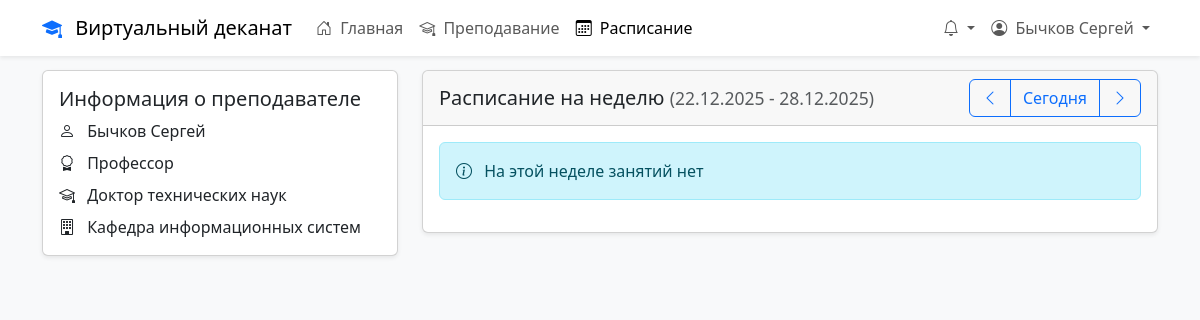
Page /teacher_schedule.php (signed in) on the committed database.
### tables this page shows
CREATE TABLE IF NOT EXISTS `users` (
  `id` int NOT NULL AUTO_INCREMENT,
  `username` varchar(50) NOT NULL,
  `password` varchar(255) NOT NULL,
  `email` varchar(100) NOT NULL,
  `first_name` varchar(50) NOT NULL,
  `last_name` varchar(50) NOT NULL,
  `created_at` timestamp NULL DEFAULT CURRENT_TIMESTAMP,
  `last_login` timestamp NULL DEFAULT NULL,
  `is_active` tinyint(1) DEFAULT '1',
  `failed_attempts` int DEFAULT '0',
  `last_failed_attempt` timestamp NULL DEFAULT NULL,
  `reset_code` varchar(32) DEFAULT NULL,
  `reset_code_expires` timestamp NULL DEFAULT NULL,
  PRIMARY KEY (`id`),
  UNIQUE KEY `username` (`username`),
  UNIQUE KEY `email` (`email`)
);

CREATE TABLE IF NOT EXISTS `teachers` (
  `id` int NOT NULL AUTO_INCREMENT,
  `user_id` int NOT NULL,
  `department` varchar(100) NOT NULL,
  `position` varchar(50) NOT NULL,
  `academic_degree` varchar(50) DEFAULT NULL,
  `employment_date` date NOT NULL,
  `created_at` timestamp NULL DEFAULT CURRENT_TIMESTAMP,
  `department_id` int DEFAULT NULL,
  PRIMARY KEY (`id`),
  KEY `user_id` (`user_id`),
  KEY `department_id` (`department_id`)
);

CREATE TABLE IF NOT EXISTS `departments` (
  `id` int NOT NULL AUTO_INCREMENT,
  `faculty_id` int NOT NULL,
  `name` varchar(255) NOT NULL,
  `short_name` varchar(50) DEFAULT NULL,
  `description` text,
  `head_user_id` int DEFAULT NULL,
  `created_at` timestamp NULL DEFAULT CURRENT_TIMESTAMP,
  `updated_at` timestamp NULL DEFAULT CURRENT_TIMESTAMP ON UPDATE CURRENT_TIMESTAMP,
  `head_id` int DEFAULT NULL,
  `code` varchar(20) NOT NULL,
  PRIMARY KEY (`id`),
  KEY `faculty_id` (`faculty_id`),
  KEY `head_user_id` (`head_user_id`),
  KEY `head_id` (`head_id`)
);

### teacher_schedule.php (the view, shortened to what this page needs)
<?php
require_once 'config/database.php';
$user_id = $_SESSION['user_id'];
$sql = "SELECT
            t.id as teacher_id,
            t.position,
            t.academic_degree,
            t.department_id,
            d.name as department_name,
            CONCAT(u.last_name, ' ', u.first_name) as teacher_name
        FROM teachers t
        JOIN users u ON t.user_id = u.id
        LEFT JOIN departments d ON t.department_id = d.id
        WHERE t.user_id = ?";
$stmt = $conn->prepare($sql);
$stmt->bind_param('i', $user_id);
$stmt->execute();
$result = $stmt->get_result();
$teacher = $result->fetch_assoc();
$current_date = isset($_GET['date']) ? $_GET['date'] : date('Y-m-d');
$week_start = date('Y-m-d', strtotime('monday this week', strtotime($current_date)));
$week_end = date('Y-m-d', strtotime('sunday this week', strtotime($current_date)));
$sql = "SELECT
            l.id,
            l.date,
            l.start_time,
            l.end_time,
            l.type,
            l.topic,
            l.room,
            c.name as course_name,
            c.code as course_code,
            g.name as group_name,
            g.year_of_study,
            (
                SELECT COUNT(DISTINCT sg.student_id)
                FROM student_groups sg
                WHERE sg.group_id = g.id AND sg.status = 'active'
            ) as students_count
        FROM lessons l
        JOIN courses c ON l.course_id = c.id
        JOIN `groups` g ON l.group_id = g.id
        WHERE l.teacher_id = ?
        AND l.date BETWEEN ? AND ?
        ORDER BY l.date, l.start_time";
$stmt = $conn->prepare($sql);
$stmt->bind_param('iss', $teacher['teacher_id'], $week_start, $week_end);
$stmt->execute();
$result = $stmt->get_result();
$lessons = $result->fetch_all(MYSQLI_ASSOC);
$prev_week = date('Y-m-d', strtotime('-1 week', strtotime($current_date)));
$next_week = date('Y-m-d', strtotime('+1 week', strtotime($current_date)));
?>
<!DOCTYPE html>
<html lang="ru">
<head>
    <link href="https://cdn.jsdelivr.net/npm/bootstrap@5.3.0/dist/css/bootstrap.min.css" rel="stylesheet">
    <link href="https://cdn.jsdelivr.net/npm/bootstrap-icons@1.7.2/font/bootstrap-icons.css" rel="stylesheet">
</head>
<body class="bg-light">
    <?php include 'includes/navbar.php'; ?>
    <div class="container my-4">
        <div class="row">
            <div class="col-md-4 mb-4">
                <div class="card shadow-sm">
                    <div class="card-body">
                        <h5 class="card-title">Информация о преподавателе</h5>
                        <ul class="list-unstyled mb-0">
                            <li class="mb-2">
                                <i class="bi bi-person me-2"></i>
                                <?php echo htmlspecialchars($teacher['teacher_name'] ?? 'Не указано'); ?>
                            </li>
                            <li class="mb-2">
                                <i class="bi bi-award me-2"></i>
                                <?php echo htmlspecialchars($teacher['position'] ?? 'Не указано'); ?>
                            </li>
                            <li class="mb-2">
                                <i class="bi bi-mortarboard me-2"></i>
                                <?php echo htmlspecialchars($teacher['academic_degree'] ?? 'Не указано'); ?>
                            </li>
                            <li>
                                <i class="bi bi-building me-2"></i>
                                <?php echo htmlspecialchars($teacher['department_name'] ?? 'Не указано'); ?>
                            </li>
                        </ul>
                    </div>
                </div>
            </div>
            <div class="col-md-8">
                <div class="card shadow-sm">
                    <div class="card-header">
                        <div class="d-flex justify-content-between align-items-center">
                            <h5 class="card-title mb-0">
                                Расписание на неделю
                                <small class="text-muted">
                                    (<?php echo date('d.m.Y', strtotime($week_start)); ?> -
                                    <?php echo date('d.m.Y', strtotime($week_end)); ?>)
                                </small>
                            </h5>
                            <div class="btn-group">
                                <a href="?date=<?php echo $prev_week; ?>" class="btn btn-outline-primary">
                                    <i class="bi bi-chevron-left"></i>
                                </a>
                                <a href="?date=<?php echo date('Y-m-d'); ?>" class="btn btn-outline-primary">
                                    Сегодня
                                </a>
                                <a href="?date=<?php echo $next_week; ?>" class="btn btn-outline-primary">
                                    <i class="bi bi-chevron-right"></i>
                                </a>
                            </div>
                        </div>
                    </div>
                    <div class="card-body">
                        <?php if (empty($lessons)): ?>
                            <div class="alert alert-info">
                                <i class="bi bi-info-circle me-2"></i>
                                На этой неделе занятий нет
                            </div>
                        <?php endif; ?>
                    </div>
                </div>
            </div>
        </div>
    </div>
</body>
</html>

### includes/navbar.php (shortened to what this page needs)
<?php
$currentUserId = $_SESSION['user_id'] ?? null;
if ($currentUserId) {
    try {
        $db = new PDO("mysql:host=" . DB_HOST . ";dbname=" . DB_NAME, DB_USER, DB_PASS);
        $db->setAttribute(PDO::ATTR_ERRMODE, PDO::ERRMODE_EXCEPTION);
        $stmt = $db->prepare("SELECT first_name, last_name FROM users WHERE id = :user_id");
        $stmt->execute(['user_id' => $currentUserId]);
        $currentUser = $stmt->fetch(PDO::FETCH_ASSOC);
    } catch (PDOException $e) {
        $currentUser = [
            'first_name' => $_SESSION['first_name'] ?? 'Пользователь',
            'last_name' => $_SESSION['last_name'] ?? ''
        ];
    }
}
?>
<nav class="navbar navbar-expand-lg navbar-light bg-white shadow-sm fixed-top">
    <div class="container">
        <a class="navbar-brand" href="dashboard.php">
            <i class="bi bi-mortarboard-fill text-primary me-2"></i>
            <?php echo APP_NAME; ?>
        </a>
        <div class="collapse navbar-collapse" id="navbarNav">
            <ul class="navbar-nav me-auto">
                <?php if ($_SESSION['role_id'] == ROLE_ADMIN): ?>
                    <li class="nav-item">
                        <a class="nav-link <?php echo basename($_SERVER['PHP_SELF']) == 'dashboard.php' ? 'active' : ''; ?>"
                           href="dashboard.php">
                            <i class="bi bi-house-door me-1"></i>
                            Главная
                        </a>
                    </li>
                    <li class="nav-item">
                        <a class="nav-link <?php echo basename($_SERVER['PHP_SELF']) == 'users.php' ? 'active' : ''; ?>"
                           href="users.php">
                            <i class="bi bi-people me-1"></i>
                            Пользователи
                        </a>
                    </li>
                    <li class="nav-item">
                        <a class="nav-link <?php echo basename($_SERVER['PHP_SELF']) == 'departments.php' ? 'active' : ''; ?>"
                           href="departments.php">
                            <i class="bi bi-building me-1"></i>
                            Кафедры
                        </a>
                    </li>
                <?php elseif ($_SESSION['role_id'] == ROLE_TEACHER): ?>
                    <li class="nav-item">
                        <a class="nav-link <?php echo basename($_SERVER['PHP_SELF']) == 'dashboard.php' ? 'active' : ''; ?>"
                           href="dashboard.php">
                            <i class="bi bi-house-door me-1"></i>
                            Главная
                        </a>
                    </li>
                    <li class="nav-item">
                        <a class="nav-link <?php echo basename($_SERVER['PHP_SELF']) == 'teacher_courses.php' ? 'active' : ''; ?>"
                           href="teacher_courses.php">
                            <i class="bi bi-mortarboard me-1"></i>
                            Преподавание
                        </a>
                    </li>
                    <li class="nav-item">
                        <a class="nav-link <?php echo basename($_SERVER['PHP_SELF']) == 'teacher_schedule.php' ? 'active' : ''; ?>"
                           href="teacher_schedule.php">
                            <i class="bi bi-calendar3 me-1"></i>
                            Расписание
                        </a>
                    </li>
                <?php endif; ?>
            </ul>
            <ul class="navbar-nav">
                <li class="nav-item dropdown">
                    <a class="nav-link dropdown-toggle position-relative" href="#" id="notificationsDropdown"
                       role="button" data-bs-toggle="dropdown">
                        <i class="bi bi-bell"></i>
                    </a>
                </li>
                <li class="nav-item dropdown">
                    <a class="nav-link dropdown-toggle" href="#" id="userDropdown" role="button" data-bs-toggle="dropdown">
                        <i class="bi bi-person-circle me-1"></i>
                        <?php echo htmlspecialchars($currentUser['last_name'] . ' ' . $currentUser['first_name']); ?>
                    </a>
                </li>
            </ul>
        </div>
    </div>
</nav>

### rows in the picture
users: last_name+first_name "Бычков Сергей"
teachers: position "Профессор", academic_degree "Доктор технических наук", department.name "Кафедра информационных систем"

### other values in the picture
APP_NAME "Виртуальный деканат"
$teacher['teacher_name'] "Бычков Сергей"
date('d.m.Y', strtotime($week_start)) "22.12.2025"
date('d.m.Y', strtotime($week_end)) "28.12.2025"
